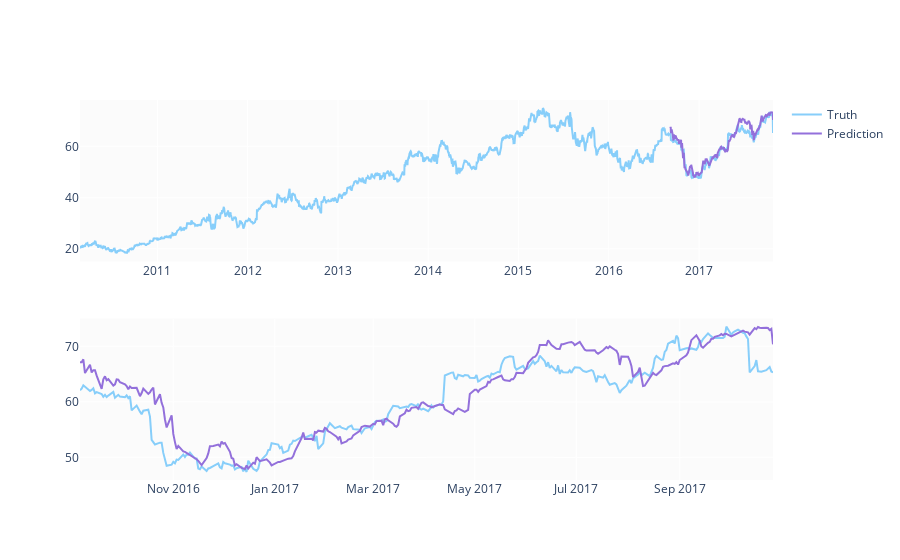

The notebook cell saved with this chart:
### Code cell
predicted_prices = df.loc[test_split_idx+1:].copy()
predicted_prices['Close'] = y_pred

fig = make_subplots(rows=2, cols=1)
fig.add_trace(go.Scatter(x=df.Date, y=df.Close,
                         name='Truth',
                         marker_color='LightSkyBlue'), row=1, col=1)

fig.add_trace(go.Scatter(x=predicted_prices.Date,
                         y=predicted_prices.Close,
                         name='Prediction',
                         marker_color='MediumPurple'), row=1, col=1)

fig.add_trace(go.Scatter(x=predicted_prices.Date,
                         y=y_test,
                         name='Truth',
                         marker_color='LightSkyBlue',
                         showlegend=False), row=2, col=1)

fig.add_trace(go.Scatter(x=predicted_prices.Date,
                         y=y_pred,
                         name='Prediction',
                         marker_color='MediumPurple',
                         showlegend=False), row=2, col=1)

fig.show()

### Figure 1 — Plotly figure (JSON) as saved in the notebook; plotly's stock layout.template omitted (floating-point values rounded to 4 significant figures; data arrays with more than 128 entries replaced by an {"elided": "..."} marker saying what was removed)
{"data": [{"marker": {"color": "LightSkyBlue"}, "name": "Truth", "type": "scatter", "x": {"elided": "1936 str values"}, "xaxis": "x", "y": {"elided": "1936 float values"}, "yaxis": "y"}, {"marker": {"color": "MediumPurple"}, "name": "Prediction", "type": "scatter", "x": {"elided": "290 str values"}, "xaxis": "x", "y": {"elided": "290 float values"}, "yaxis": "y"}, {"marker": {"color": "LightSkyBlue"}, "name": "Truth", "showlegend": false, "type": "scatter", "x": {"elided": "290 str values"}, "xaxis": "x2", "y": {"elided": "290 float values"}, "yaxis": "y2"}, {"marker": {"color": "MediumPurple"}, "name": "Prediction", "showlegend": false, "type": "scatter", "x": {"elided": "290 str values"}, "xaxis": "x2", "y": {"elided": "290 float values"}, "yaxis": "y2"}], "layout": {"xaxis": {"anchor": "y", "domain": [0, 1]}, "xaxis2": {"anchor": "y2", "domain": [0, 1]}, "yaxis": {"anchor": "x", "domain": [0.575, 1]}, "yaxis2": {"anchor": "x2", "domain": [0, 0.425]}}}
